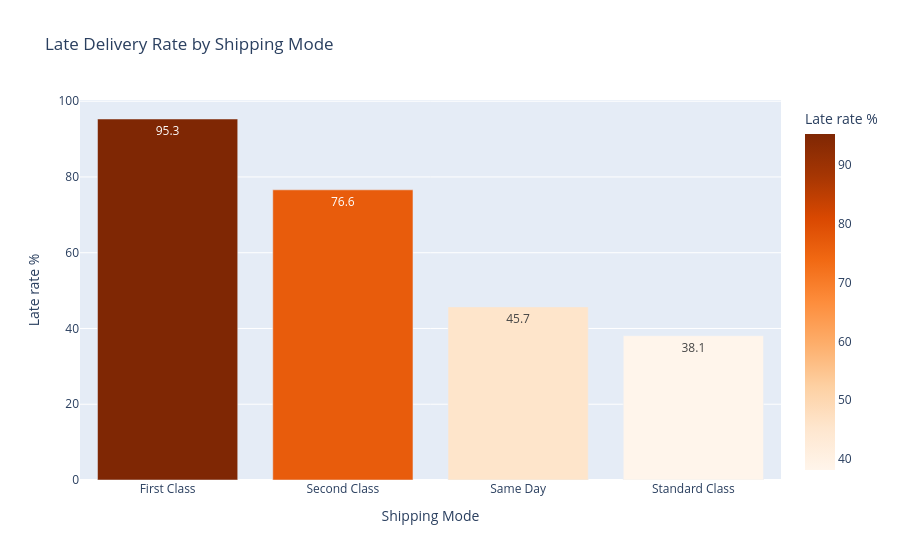

The notebook cell saved with this chart:
### Markdown cell above
## Delay Gap Distribution — The Core Signal

delay_gap = Days for shipping (real) — Days for shipment (scheduled)

Positive values mean the shipment took longer than promised. Negative means it
arrived early. The distribution clearly separates into two clusters by Late_delivery_risk:

- Risk = 0 (green): tightly clustered at 0 and negative values — delivered on time or early
- Risk = 1 (red): concentrated at +1 to +3 days — consistently overshooting the schedule

This confirms that Late_delivery_risk is a reliable and clean target variable.
The delay_gap column itself will likely be our most powerful engineered feature in modelling.

### Code cell
shipping_delay=df.groupby('Shipping Mode')["Late_delivery_risk"].mean().sort_values(ascending=False).reset_index()
shipping_delay['Late rate %']=(shipping_delay["Late_delivery_risk"]*100).round(1)

fig=px.bar(shipping_delay,y='Late rate %',x="Shipping Mode",color="Late rate %",color_continuous_scale="Oranges",title="Late Delivery Rate by Shipping Mode",text="Late rate %")
fig.show()

### Figure 1 — Plotly figure (JSON) as saved in the notebook; plotly's stock layout.template omitted (floating-point values rounded to 4 significant figures)
{"data": [{"hovertemplate": "Shipping Mode=%{x}<br>Late rate %=%{marker.color}<extra></extra>", "legendgroup": "", "marker": {"color": [95.3, 76.6, 45.7, 38.1], "coloraxis": "coloraxis", "pattern": {"shape": ""}}, "name": "", "orientation": "v", "showlegend": false, "text": [95.3, 76.6, 45.7, 38.1], "textposition": "auto", "type": "bar", "x": ["First Class", "Second Class", "Same Day", "Standard Class"], "xaxis": "x", "y": [95.3, 76.6, 45.7, 38.1], "yaxis": "y"}], "layout": {"barmode": "relative", "coloraxis": {"colorbar": {"title": {"text": "Late rate %"}}, "colorscale": [[0, "rgb(255,245,235)"], [0.125, "rgb(254,230,206)"], [0.25, "rgb(253,208,162)"], [0.375, "rgb(253,174,107)"], [0.5, "rgb(253,141,60)"], [0.625, "rgb(241,105,19)"], [0.75, "rgb(217,72,1)"], [0.875, "rgb(166,54,3)"], [1, "rgb(127,39,4)"]]}, "legend": {"tracegroupgap": 0}, "title": {"text": "Late Delivery Rate by Shipping Mode"}, "xaxis": {"anchor": "y", "domain": [0, 1], "title": {"text": "Shipping Mode"}}, "yaxis": {"anchor": "x", "domain": [0, 1], "title": {"text": "Late rate %"}}}}
